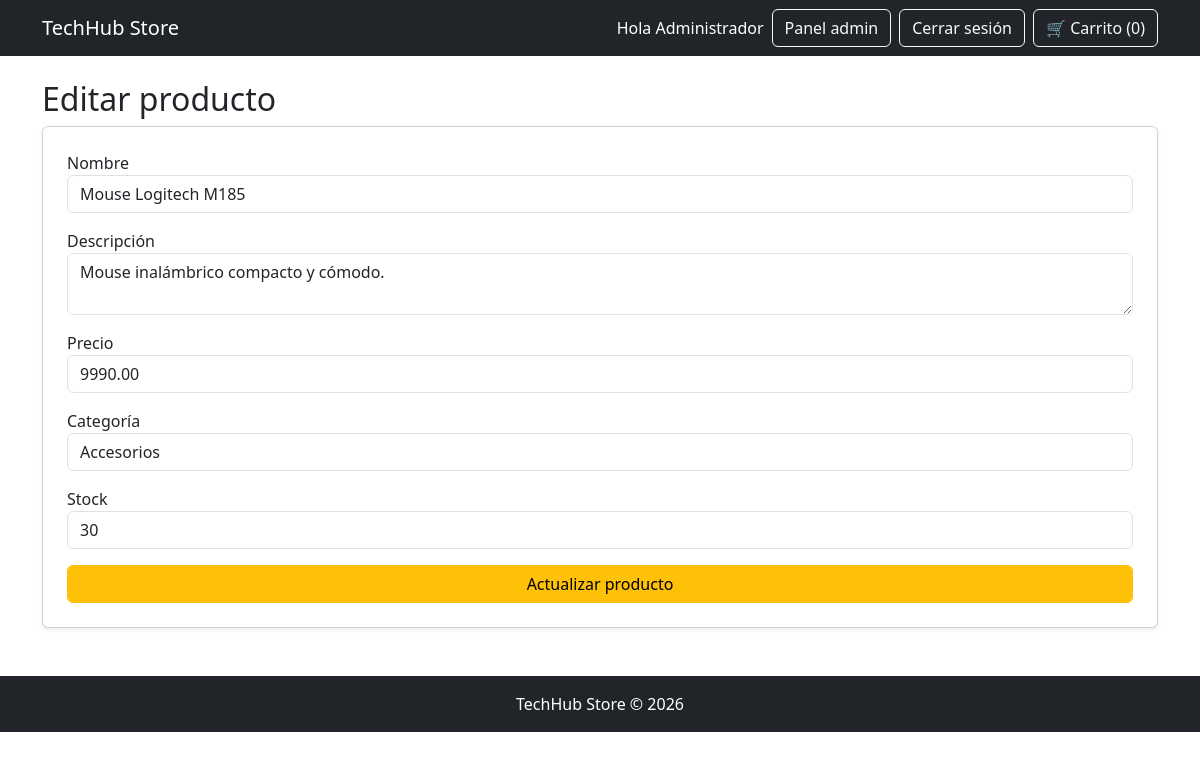
Page /index.php?controller=adminProducto&action=edit&id=2 (signed in) on the committed database.
### tables this page shows
CREATE TABLE productos (
    id INT AUTO_INCREMENT PRIMARY KEY,
    nombre VARCHAR(150) NOT NULL,
    descripcion TEXT NOT NULL,
    precio DECIMAL(10,2) NOT NULL,
    stock INT NOT NULL DEFAULT 0,
    categoria VARCHAR(100) NOT NULL,
    imagen VARCHAR(255) DEFAULT NULL,
    creado_en TIMESTAMP DEFAULT CURRENT_TIMESTAMP
);

### app/controllers/AdminProductoController.php (called while the page is built, shortened)
<?php
require_once "app/models/Producto.php";
class AdminProductoController {
    public function edit() {
        $productoModel = new Producto();
        $producto = $productoModel->obtenerProductoPorId($_GET["id"]);
        require_once "app/views/admin/productos/edit.php";
    }
}

### index.php (called while the page is built, shortened)
<?php
require_once "config/database.php";
$action = $_GET['action'] ?? 'index';
$controllerInstance = new $controllerName();
$controllerInstance->$action();

### config/database.php (called while the page is built, shortened)
<?php
class Database {
    private $host = "localhost";
    private $user = "root";
    private $password = "";
    private $database = "techhub_store";
    public function connect() {
        $conn = new mysqli(
            $this->host,
            $this->user,
            $this->password,
            $this->database
        );
        return $conn;
    }
}

### app/models/Producto.php (called while the page is built, shortened)
<?php
require_once "config/database.php";
class Producto {
    private $conn;
    public function __construct() {
        $database = new Database();
        $this->conn = $database->connect();
    }
    public function getById($id) {
        $id = intval($id);
        $sql = "SELECT * FROM productos WHERE id = $id";
        $resultado = $this->conn->query($sql);
        return $resultado->fetch_assoc();
    }
    public function obtenerProductoPorId($id) {
        return $this->getById($id);
    }
}

### app/views/admin/productos/edit.php (the view, shortened to what this page needs)
<?php require_once "app/views/layout/header.php"; ?>
<h2>Editar producto</h2>
<form method="POST"
      action="index.php?controller=adminProducto&action=update"
      class="card p-4 shadow-sm">
    <div class="mb-3">
        <label>Nombre</label>
        <input name="nombre"
               class="form-control"
               value="<?= $producto["nombre"]; ?>"
               required>
    </div>
    <div class="mb-3">
        <label>Descripción</label>
        <textarea name="descripcion"
                  class="form-control"
                  required><?= $producto["descripcion"]; ?></textarea>
    </div>
    <div class="mb-3">
        <label>Precio</label>
        <input type="number"
               name="precio"
               class="form-control"
               value="<?= $producto["precio"]; ?>"
               required>
    </div>
    <div class="mb-3">
        <label>Categoría</label>
        <input name="categoria"
               class="form-control"
               value="<?= $producto["categoria"]; ?>"
               required>
    </div>
    <div class="mb-3">
        <label>Stock</label>
        <input type="number"
               name="stock"
               class="form-control"
               value="<?= $producto["stock"]; ?>"
               required>
    </div>
    <button class="btn btn-warning">
        Actualizar producto
    </button>
</form>
<?php require_once "app/views/layout/footer.php"; ?>

### rows in the picture
productos: nombre "Mouse Logitech M185", descripcion "Mouse inalámbrico compacto y cómodo.", precio "9990.00", categoria "Accesorios", stock "30"

### other values in the picture
$_SESSION["usuario"]["nombre"] "Administrador"
$totalCarrito "0"
